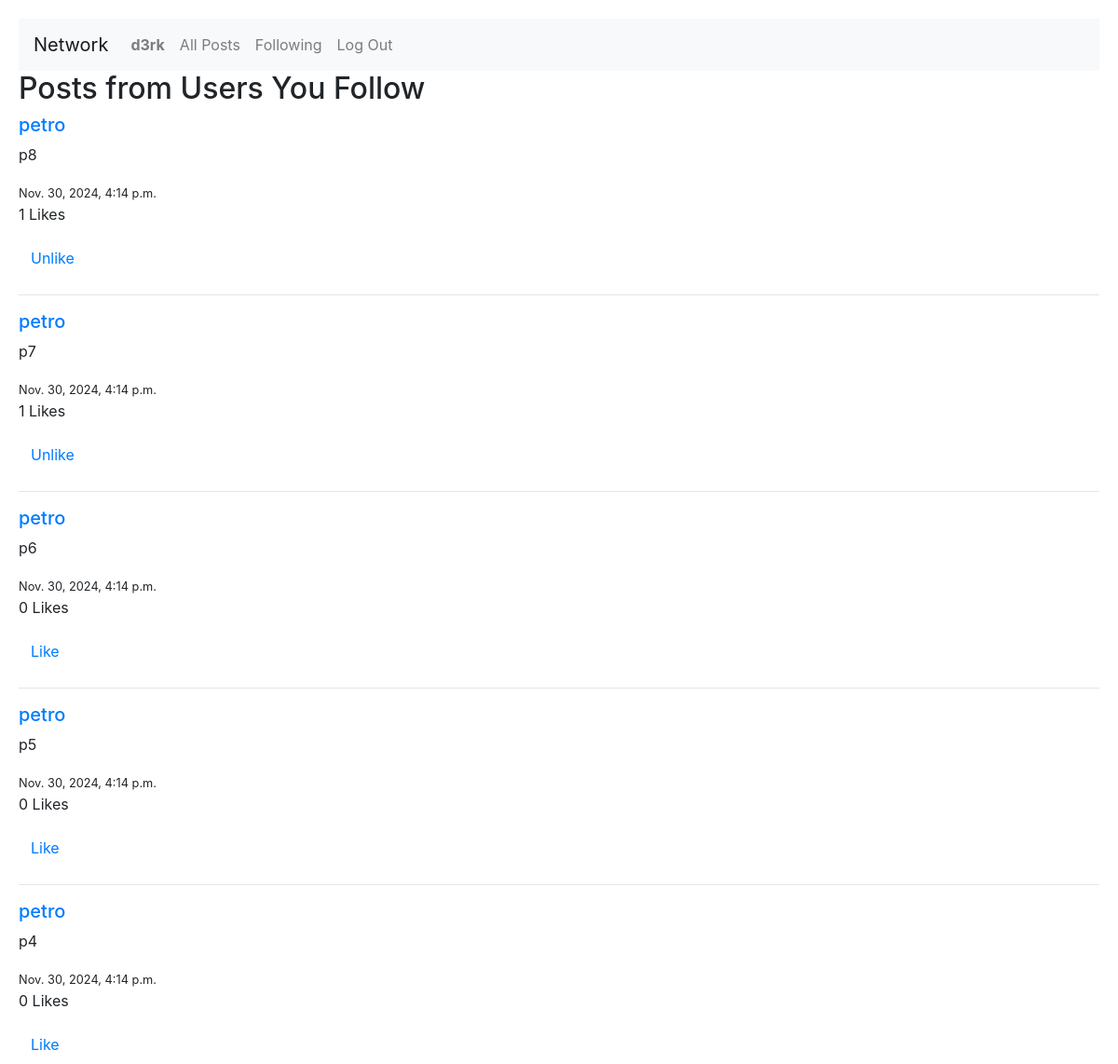
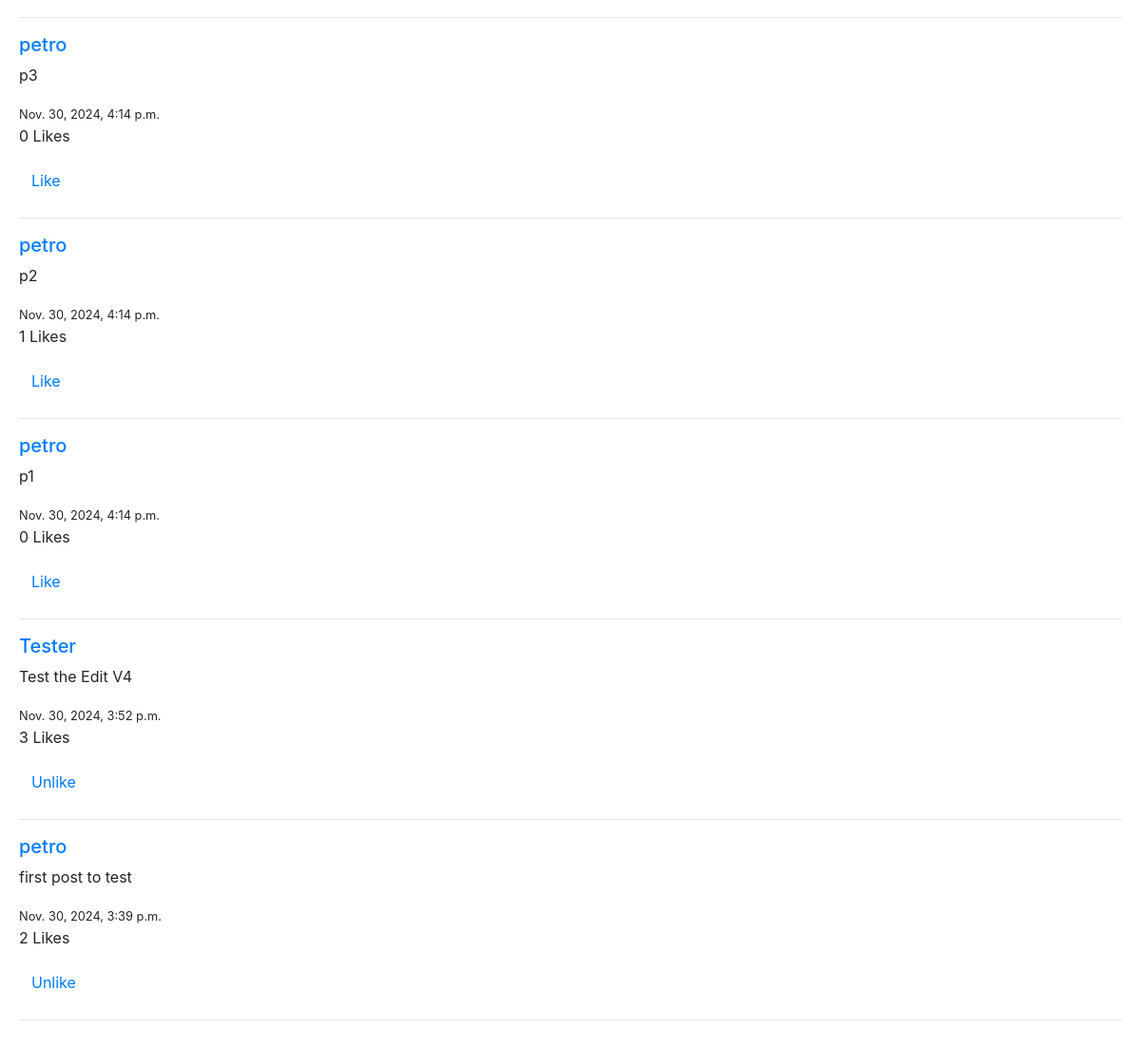
The app's page /following (signed in) with its own data (2 pictures, top to bottom).
### network/models.py (models this page shows, shortened)
class User(AbstractUser):
    pass

class Post(models.Model):
    user = models.ForeignKey(User, on_delete=models.CASCADE)
    content = models.TextField()
    timestamp = models.DateTimeField(auto_now_add=True)
    likes = models.ManyToManyField(User, related_name="liked_posts", blank=True)

### network/views.py (the view)
# urls.py: path("following", views.following, name="following"),
@login_required
def following(request):
    followed_users = request.user.following.all()
    posts = Post.objects.filter(user__in=[f.following for f in followed_users]).order_by('-timestamp')
    paginator = Paginator(posts, 10)
    page = request.GET.get('page')
    posts = paginator.get_page(page)
    return render(request, "network/following.html", {
        "posts": posts
    })

### network/templates/network/following.html (shortened to what this page needs)
{% extends "network/layout.html" %}
{% block body %}
    <h2>Posts from Users You Follow</h2>
    {% for post in posts %}
        <div class="post">
            <h5><a href="{% url 'profile' post.user.username %}">{{ post.user.username }}</a></h5>
            <p>{{ post.content }}</p>
            <small>{{ post.timestamp }}</small>
            {% if user.is_authenticated %}
            <p id="like-count-{{ post.id }}">{{ post.likes.count }} Likes</p>
            <button class="btn btn-link" onclick="toggleLike({{ post.id }})" id="like-button-{{ post.id }}">
                {% if request.user in post.likes.all %}
                    Unlike
                {% else %}
                    Like
                {% endif %}
            </button>
            {% endif %}
        </div>
    <hr>
    {% endfor %}
{% endblock %}

### network/templates/network/layout.html (shortened to what this page needs)
{% load static %}
<!DOCTYPE html>
<html lang="en">
    <head>
        <link rel="stylesheet" href="https://stackpath.bootstrapcdn.com/bootstrap/4.4.1/css/bootstrap.min.css">
        <link href="{% static 'network/styles.css' %}" rel="stylesheet">
    </head>
    <body>
        <nav class="navbar navbar-expand-lg navbar-light bg-light">
            <a class="navbar-brand" href="{% url 'index' %}">Network</a>
            <div>
              <ul class="navbar-nav mr-auto">
                {% if user.is_authenticated %}
                    <li class="nav-item">
                        <a class="nav-link" href="{% url 'profile' user=user %}"><strong>{{ user.username }}</strong></a>
                    </li>
                {% endif %}
                <li class="nav-item">
                  <a class="nav-link" href="{% url 'index' %}">All Posts</a>
                </li>
                {% if user.is_authenticated %}
                    <li class="nav-item">
                        <a class="nav-link" href="{% url 'following' %}">Following</a>
                    </li>
                    <li class="nav-item">
                        <a class="nav-link" href="{% url 'logout' %}">Log Out</a>
                    </li>
                {% endif %}
              </ul>
            </div>
          </nav>
        <div class="body">
            {% block body %}
            {% endblock %}
        </div>
    </body>
</html>

### network/static/network/styles.css (style rules this page uses)
body { padding: 20px; }
.post { margin-bottom: 20px; }
.btn-link { color: #007bff; text-decoration: none; }

### records on screen
User: username "d3rk"
Post: user.username "petro", content "p8", timestamp "Nov. 30, 2024, 4:14 p.m.", likes.count "1", shows "Unlike"
Post: user.username "petro", content "p7", timestamp "Nov. 30, 2024, 4:14 p.m.", likes.count "1", shows "Unlike"
Post: user.username "petro", content "p6", timestamp "Nov. 30, 2024, 4:14 p.m.", likes.count "0", shows "Like"
Post: user.username "petro", content "p5", timestamp "Nov. 30, 2024, 4:14 p.m.", likes.count "0", shows "Like"
Post: user.username "petro", content "p4", timestamp "Nov. 30, 2024, 4:14 p.m.", likes.count "0", shows "Like"
Post: user.username "petro", content "p3", timestamp "Nov. 30, 2024, 4:14 p.m.", likes.count "0", shows "Like"
Post: user.username "petro", content "p2", timestamp "Nov. 30, 2024, 4:14 p.m.", likes.count "1", shows "Like"
Post: user.username "petro", content "p1", timestamp "Nov. 30, 2024, 4:14 p.m.", likes.count "0", shows "Like"
Post: user.username "Tester", content "Test the Edit V4", timestamp "Nov. 30, 2024, 3:52 p.m.", likes.count "3", shows "Unlike"
Post: user.username "petro", content "first post to test", timestamp "Nov. 30, 2024, 3:39 p.m.", likes.count "2", shows "Unlike"
